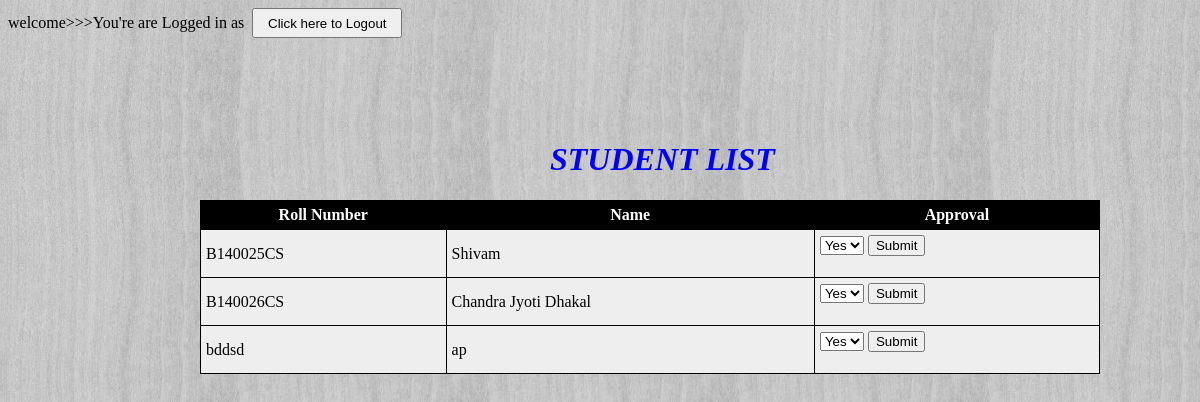
Screenshot of /dump/library.php with the database file from the repository.
### tables this page shows
CREATE TABLE `register` (
  `name` varchar(50) NOT NULL,
  `email` varchar(50) NOT NULL,
  `roll` varchar(50) NOT NULL,
  `sem` int(50) NOT NULL,
  `gred` varchar(200) NOT NULL,
  `nwschl` varchar(200) NOT NULL,
  `schl` varchar(200) NOT NULL,
  `year` int(50) NOT NULL,
  `roleid` varchar(200) NOT NULL,
  `refid` int(50) NOT NULL
);

### dump/library.php (the view, shortened to what this page needs)
<?php
$servername = "localhost";
$username = "root";
$password = "";
$dbname = "interschooltransferdb";
$conn = new mysqli($servername, $username, $password, $dbname);
					?>
			<?php
    $wel='You\'re are Logged in as';
    echo $wel.$_SESSION['user_id'];
	echo '<input type="button" style="width:150px;height:30px"  value="Click here to Logout" onclick="window.location =\'logout.php\'" />';
?>
<h1>STUDENT LIST</h1>
</head>
<body bgcolor="pink">
<?php
$sql = "SELECT roll, name FROM register";
$result = $conn->query($sql);
if ($result->num_rows > 0) {
     echo "<table><tr><th>Roll Number</th><th>Name</th><th>Approval</th></tr>";
     while($row = $result->fetch_assoc()) {
		 $roll = $row["roll"];
         echo "<tr><td>" . $row["roll"]. "</td><td> " . $row["name"]. "</td><td><form action='' method='POST'><select name='approve'><option value='yes'> Yes </option><option value='no'> No </option></select><input type='text' name='roll' value='". $roll ."' hidden> <input type='submit' value='Submit'></form></td></tr>";
     }
     echo "</table>";
} else {
     echo "0 results";
}
?>
</body>
</html>

### dump/library.php (style rules this page uses)
body { background: transparent url(background.jpg) repeat; }
h1 { color:blue; font-weight: bold; font-style:italic; position:absolute; left:550px; top:120px; }
table { position:absolute; border: 5px; background-color:#eee; border-collapse:collapse; top:200px; left:200px; width:900px; }
th { background-color:#000; color:white; }
table, td, th { padding:5px; border:1px solid #000; }

### rows the page displays
register: roll "B140025CS", name "Shivam"
register: roll "B140026CS", name "Chandra Jyoti Dhakal"
register: roll "bddsd", name "ap"

### other values shown
$wel "You're are Logged in as"
